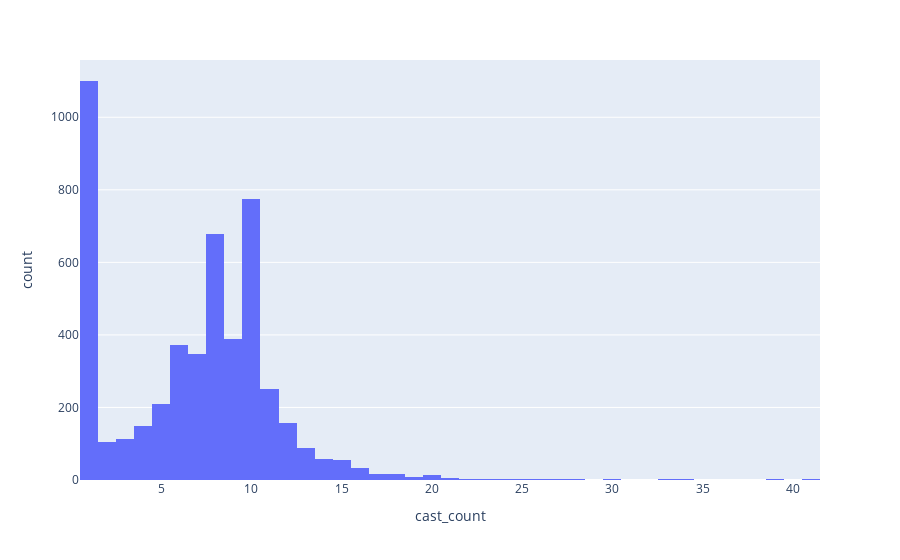

Notebook code for this chart:
### Code cell
px.histogram(movies,'cast_count')

### Figure 1 — Plotly figure (JSON) as saved in the notebook; plotly's stock layout.template omitted (floating-point values rounded to 4 significant figures; data arrays with more than 128 entries replaced by an {"elided": "..."} marker saying what was removed)
{"data": [{"alignmentgroup": "True", "bingroup": "x", "hovertemplate": "cast_count=%{x}<br>count=%{y}<extra></extra>", "legendgroup": "", "marker": {"color": "#636efa", "pattern": {"shape": ""}}, "name": "", "offsetgroup": "", "orientation": "v", "showlegend": false, "type": "histogram", "x": {"elided": "4972 int values"}, "xaxis": "x", "yaxis": "y"}], "layout": {"barmode": "relative", "legend": {"tracegroupgap": 0}, "margin": {"t": 60}, "xaxis": {"anchor": "y", "domain": [0, 1], "title": {"text": "cast_count"}}, "yaxis": {"anchor": "x", "domain": [0, 1], "title": {"text": "count"}}}}
